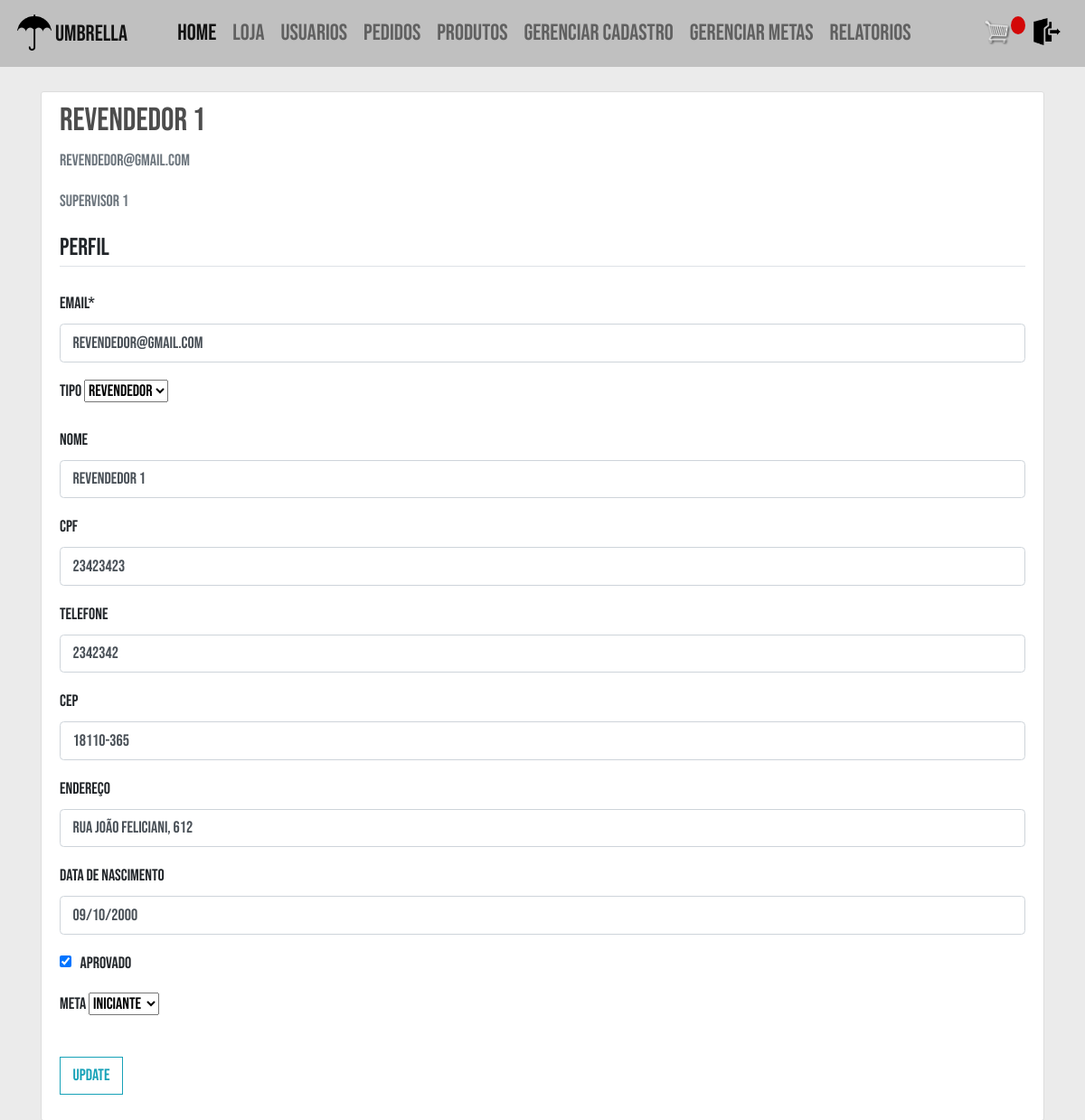
Before: /atualizar_usuario/3/ (signed in) with the older database file.
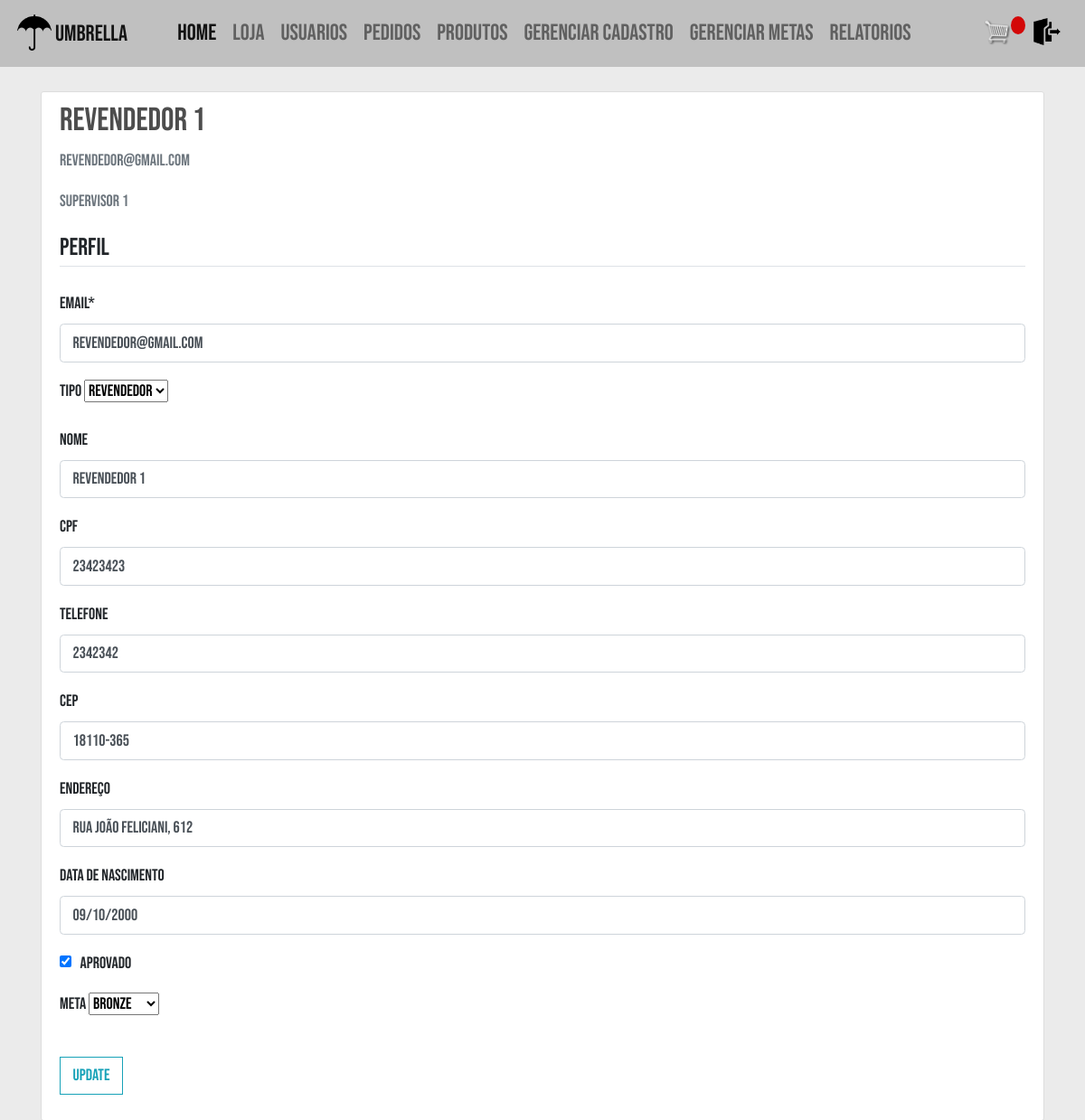
After: the same page with the newer database file.
### vendas/models.py (models this page shows, shortened)
class Revendedor(models.Model):
    user = models.OneToOneField(
        User, on_delete=models.CASCADE)
    nome = models.CharField(_("Nome"), max_length=100, blank=True)
    cpf = models.IntegerField(_("Cpf"), blank=True)
    telefone = models.CharField(_("Telefone"), max_length=15, blank=True)
    cep = models.CharField(_("CEP"), max_length=15, blank=True)
    endereco = models.CharField(_("Endereço"), max_length=200, blank=True)
    datanasc = models.DateField(
        _("Data de nascimento"), auto_now=False, auto_now_add=False, blank=True)
    supervisor = models.ForeignKey(Supervisor, verbose_name=_(
        "supervisor"), on_delete=models.SET_NULL, null=True, blank=True)
    """ data_ingressao = models.DateTimeField(
        _("Data de ingressão"), auto_now_add=True, blank=True) """
    meta = models.ForeignKey(
        Meta, on_delete=models.SET_NULL, null=True, blank=True)
    is_aprovado = models.BooleanField(_('Aprovado'), default=False)
    class Meta:
        verbose_name = "Revendedor"
        verbose_name_plural = "Revendedores"

### vendas/views.py (the view)
# urls.py: path('atualizar_usuario/<int:pk>/', views.atualizarUsuario, name='atualizar_usuario'),
@login_required
@user_passes_test(supervisor_franquia_check)
def atualizarUsuario(request, pk):
    user = User.objects.get(id=pk)
    context = renderForm(request, user)
    if context['reload']:
        del context['reload']
        return redirect(request.path_info)
    else:
        del context['reload']
    return render(request, 'vendas/perfil.html', context)

### vendas/forms.py
class UserUpdateForm(forms.ModelForm):
    email = forms.EmailField()
    class Meta:
        model = User
        fields = ['email', 'type']

class PerfilRevendedor(forms.ModelForm):
    class Meta:
        model = Revendedor
        fields = ['nome', 'cpf', 'telefone','cep',
                  'endereco', 'datanasc', 'is_aprovado', 'meta']

### users/models.py (called while the page is built)
    def __str__(self):
        return self.email

### vendas/models.py (called while the page is built)
    def __str__(self):
        return self.nome

    def __str__(self):
        return self.nivel

### vendas/views.py (called while the page is built)
def supervisor_franquia_check(user):
    if user.type == 'SUPERVISOR' or user.type == 'FRANQUIA':
        return True
    else:
        return False

### vendas/templates/vendas/perfil.html (shortened to what this page needs)
{% extends "vendas/base.html" %}
{% load crispy_forms_tags %}
{% block content %}
<div class="content-section">
  <div class="media">
    {% if user %}
      <div class="media-body">
        <h2 class="account-heading">{{ user.revendedor.nome }}</h2>
        <p class="text-secondary">{{ user.email }}</p>
        <p class="text-secondary">{{ user.revendedor.supervisor }}</p>
      </div>
    {% endif %}
  </div>
  <form id="form" method="POST" enctype="multipart/form-data">
    <fieldset class="form-group">
      <legend class="border-bottom mb-4">Perfil</legend>
      {{ u_form|crispy}}
      {{ p_form|crispy }}
    </fieldset>
    <div class="form-group">
      <button id=btn class="btn btn-outline-info">Update</button>
    </div>
  </form>
</div>
{% endblock content %}

Changed rows visible on the page:
changed Revendedor "revendedor 1": meta "Iniciante" → "Bronze"
